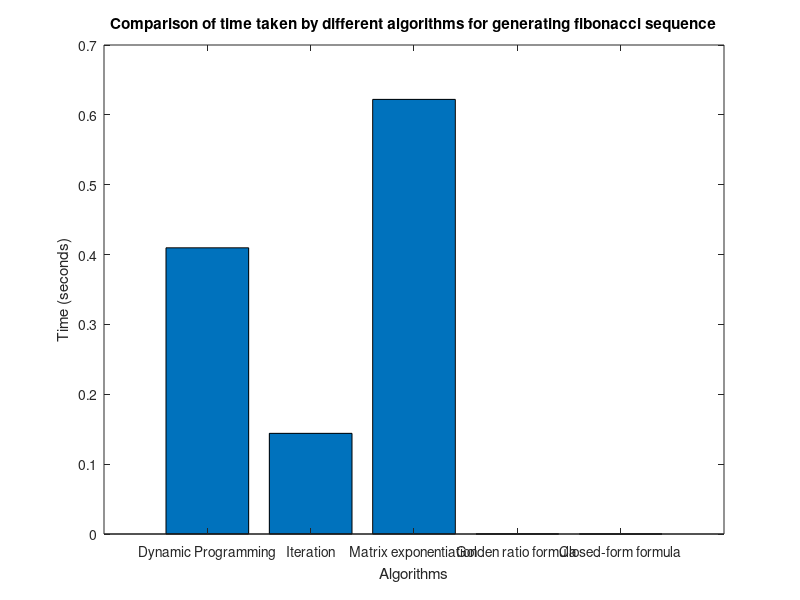

Source code (MATLAB):
clear
clc
close
% Define the number of elements in the fibonacci sequence
n = 1;

% Define the 6 algorithms
algorithms = { "Dynamic Programming", "Iteration", "Matrix exponentiation", "Golden ratio formula", "Closed-form formula"};

% Initialize the results array to store the time taken by each algorithm
results = zeros(length(algorithms), 1);


n = 100000;
% Implement the Dynamic Programming algorithm
tic();
function fib = fib_dp(n)
  fib = zeros(n + 1, 1);
fib(1) = 0;
fib(2) = 1;
for i = 3 : n + 1
fib(i) = fib(i - 1) + fib(i - 2);
end
end
fib_dp(n);
results(1) = toc();

% Implement the Iteration algorithm
tic();
function fib = fib_iteration(n)
a = 0;
b = 1;
for i = 1 : n
temp = a;
a = b;
b = temp + b;
end
fib = a;
end
fib_iteration(n);
results(2) = toc();

% Implement the Matrix Exponentiation algorithm
tic();
function fib = fib_matrix(n)
if (n == 0)
fib =0;
else
A = [1, 1; 1, 0];
result = [1, 0];
for i = n - 1 : -1 : 0
result = result * (A^i);
end
fib = result(1);
end
end
fib_matrix(n);
results(3) = toc();

% Implement the Golden Ratio algorithm
tic();
function fib = fib_golden_ratio(n)
phi = (1 + sqrt(5)) / 2;
fib = round((phi^n - (1 - phi)^n) / sqrt(5));
end
fib_golden_ratio(n);
results(4) = toc();

% Implement the Closed-form formula algorithm
tic();
function fib = fib_closed_form(n)
sqrt5 = sqrt(5);
fib = round(((1 + sqrt5) / 2)^n / sqrt5);
end
fib_closed_form(n);
results(5) = toc();

% Print the results
for i = 1 : length(algorithms)
fprintf("Time taken by %s algorithm: %f\n", algorithms{i}, results(i));
end

% Generate the graph
bar(results);
xticks(1 : length(algorithms));
xticklabels(algorithms);
xlabel("Algorithms");
ylabel("Time (seconds)");
title("Comparison of time taken by different algorithms for generating fibonacci sequence");
